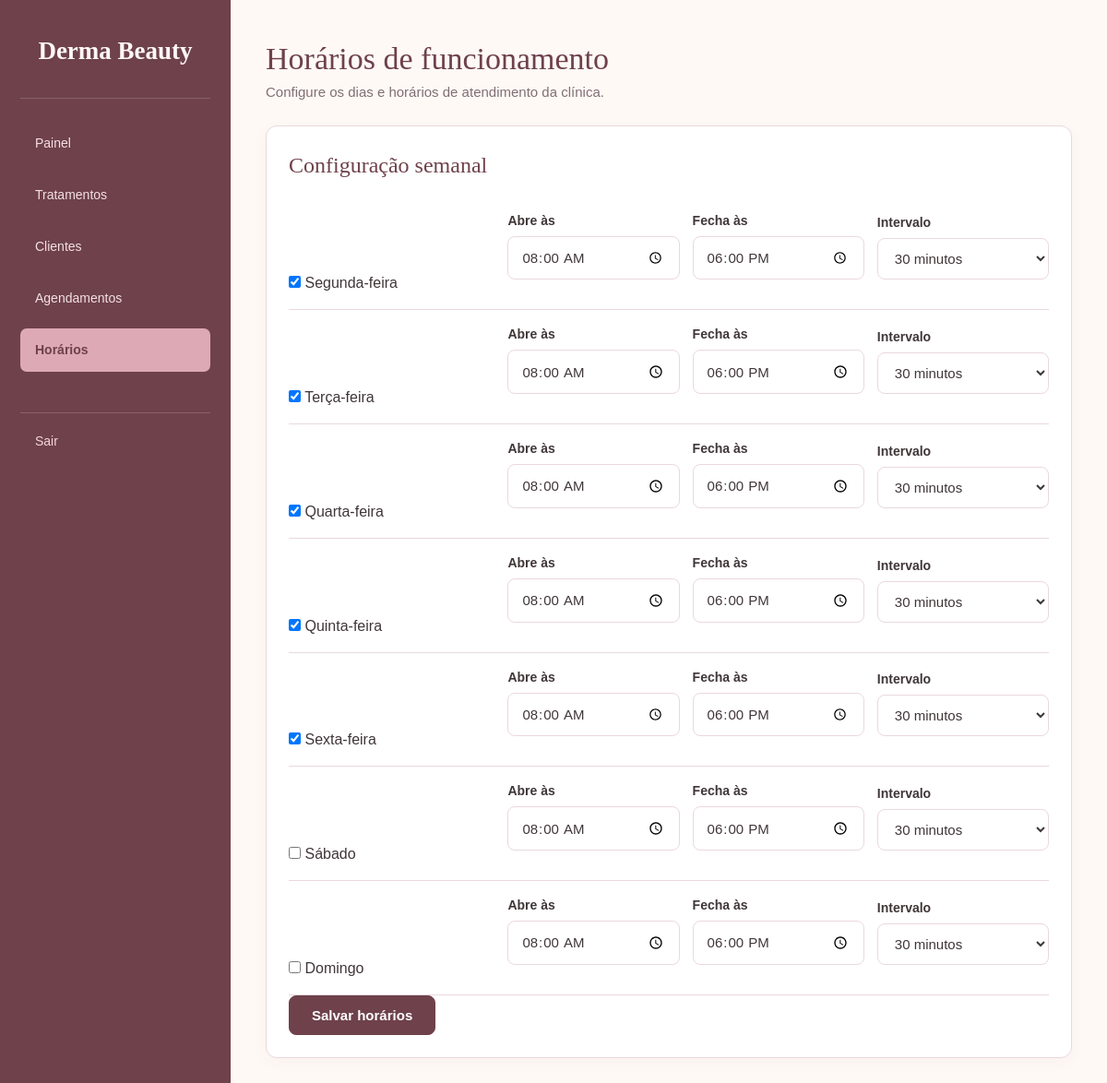
Page /admin/horarios.php (signed in) on the committed database.
### tables this page shows
CREATE TABLE horarios_funcionamento (
            id INTEGER PRIMARY KEY AUTOINCREMENT,
            dia_semana INTEGER NOT NULL UNIQUE,
            hora_inicio TEXT NOT NULL,
            hora_fim TEXT NOT NULL,
            intervalo_minutos INTEGER NOT NULL DEFAULT 30,
            ativo INTEGER NOT NULL DEFAULT 0
        );

### admin/horarios.php (the view, shortened to what this page needs)
<?php
require_once __DIR__ . '/config/conecta.php';
$dias = [
    1 => 'Segunda-feira',
    2 => 'Terça-feira',
    3 => 'Quarta-feira',
    4 => 'Quinta-feira',
    5 => 'Sexta-feira',
    6 => 'Sábado',
    7 => 'Domingo'
];
$consulta = $pdo->query("
    SELECT *
    FROM horarios_funcionamento
    ORDER BY dia_semana
");
$configuracoes = [];
foreach ($consulta->fetchAll() as $linha) {
    $configuracoes[$linha['dia_semana']] = $linha;
}
?>
<!DOCTYPE html>
<html lang="pt-BR">
<head>
    <link rel="stylesheet" href="../css/style.css">
</head>
<body>
<div class="layout">
    <?php require __DIR__ . '/menu.php'; ?>
    <main class="conteudo">
        <header class="cabecalho-pagina">
            <h1>Horários de funcionamento</h1>
            <p>
                Configure os dias e horários de atendimento da clínica.
            </p>
        </header>
        <section class="cartao">
            <h2>Configuração semanal</h2>
            <form method="post" action="horarios.php">
                <?php foreach ($dias as $numero => $nome):
                    $config = $configuracoes[$numero];
                ?>
                    <div class="linha-horario">
                        <label>
                            <input
                                type="checkbox"
                                name="ativo[<?= $numero ?>]"
                                value="1"
                                <?= $config['ativo'] ? 'checked' : '' ?>
                            >
                            <?= $nome ?>
                        </label>
                        <div class="campo">
                            <label>Abre às</label>
                            <input
                                type="time"
                                name="hora_inicio[<?= $numero ?>]"
                                value="<?= htmlspecialchars($config['hora_inicio']) ?>"
                                required
                            >
                        </div>
                        <div class="campo">
                            <label>Fecha às</label>
                            <input
                                type="time"
                                name="hora_fim[<?= $numero ?>]"
                                value="<?= htmlspecialchars($config['hora_fim']) ?>"
                                required
                            >
                        </div>
                        <div class="campo">
                            <label>Intervalo</label>
                            <select name="intervalo[<?= $numero ?>]">
                                <option value="30"
                                    <?= $config['intervalo_minutos'] == 30 ? 'selected' : '' ?>>
                                    30 minutos
                                </option>
                            </select>
                        </div>
                    </div>
                <?php endforeach; ?>
                <button type="submit" class="botao">
                    Salvar horários
                </button>
            </form>
        </section>
    </main>
</div>
</body>
</html>

### css/style.css (style rules this page uses)
:root { --cor-fundo: #FFF9F6; --cor-branco: #ffffff; --cor-texto: #403638; --cor-texto-suave: #806F72; --cor-primaria: #D9A5B0; --cor-primaria-escura: #B97888; --cor-lateral: #6E414B; --cor-borda: #EAD8DC; --cor-perigo: #C94C4C; --cor-sucesso: #438568; --cor-alerta: #B78368; --raio: 8px; }
* { box-sizing: border-box; margin: 0; padding: 0; }
body { font-family: "DM Sans", Arial, sans-serif; background-color: var(--cor-fundo); color: var(--cor-texto); line-height: 1.5; }
h1, h2, h3 { font-family: "Cormorant Garamond", Georgia, serif; font-weight: 500; }
.campo { margin-bottom: 16px; }
.campo label { display: block; font-size: 14px; font-weight: 600; margin-bottom: 6px; color: var(--cor-texto); }
.campo input, .campo select, .campo textarea { width: 100%; padding: 12px 14px; font-size: 15px; font-family: inherit; color: var(--cor-texto); border: 1px solid var(--cor-borda); border-radius: var(--raio); background-color: var(--cor-branco); transition: border-color 0.2s, box-shadow 0.2s; }
.campo input::placeholder, .campo textarea::placeholder { color: var(--cor-texto-suave); }
.botao { display: inline-block; padding: 12px 24px; font-size: 15px; font-family: inherit; font-weight: 600; color: var(--cor-branco); background-color: var(--cor-lateral); border: 1px solid var(--cor-lateral); border-radius: var(--raio); cursor: pointer; text-decoration: none; transition: background-color 0.2s, border-color 0.2s; }
.cabecalho-pagina { margin-bottom: 24px; }
.cabecalho-pagina h1 { font-family: "Cormorant Garamond", Georgia, serif; font-size: 34px; font-weight: 500; color: var(--cor-lateral); }
.cabecalho-pagina p { color: var(--cor-texto-suave); font-size: 15px; }
.cartao { background-color: var(--cor-branco); border: 1px solid var(--cor-borda); border-radius: 12px; padding: 24px; margin-bottom: 24px; box-shadow: 0 4px 16px rgba(64, 54, 56, 0.04); }
.cartao h2 { font-family: "Cormorant Garamond", Georgia, serif; font-size: 24px; font-weight: 500; color: var(--cor-lateral); margin-bottom: 16px; }
.layout { display: grid; grid-template-columns: 250px minmax(0, 1fr); min-height: 100vh; }
.conteudo { min-width: 0; padding: 38px; background: var(--cor-fundo); }
.linha-horario { display: grid; grid-template-columns: 1.2fr 1fr 1fr 1fr; gap: 14px; align-items: end; padding: 16px 0; border-bottom: 1px solid var(--cor-borda); }

### rows in the picture
horarios_funcionamento: ativo "☑", hora_inicio "08:00", hora_fim "18:00", intervalo_minutos "30 minutos"
horarios_funcionamento: ativo "☑", hora_inicio "08:00", hora_fim "18:00", intervalo_minutos "30 minutos"
horarios_funcionamento: ativo "☑", hora_inicio "08:00", hora_fim "18:00", intervalo_minutos "30 minutos"
horarios_funcionamento: ativo "☑", hora_inicio "08:00", hora_fim "18:00", intervalo_minutos "30 minutos"
horarios_funcionamento: ativo "☑", hora_inicio "08:00", hora_fim "18:00", intervalo_minutos "30 minutos"
horarios_funcionamento: hora_inicio "08:00", hora_fim "18:00", intervalo_minutos "30 minutos"
horarios_funcionamento: hora_inicio "08:00", hora_fim "18:00", intervalo_minutos "30 minutos"

### other values in the picture
$nome "Painel"
$nome "Tratamentos"
$nome "Clientes"
$nome "Agendamentos"
$nome "Horários"
$nome "Segunda-feira"
$nome "Terça-feira"
$nome "Quarta-feira"
$nome "Quinta-feira"
$nome "Sexta-feira"
$nome "Sábado"
$nome "Domingo"
